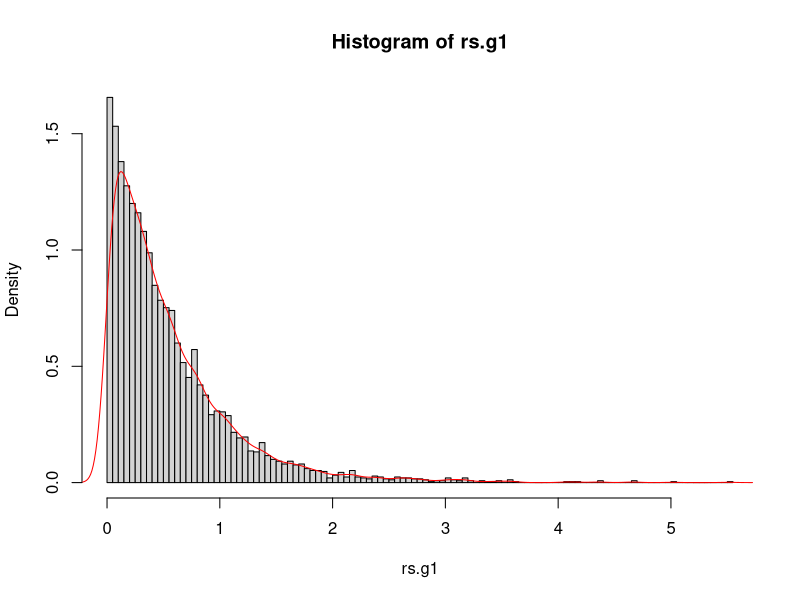
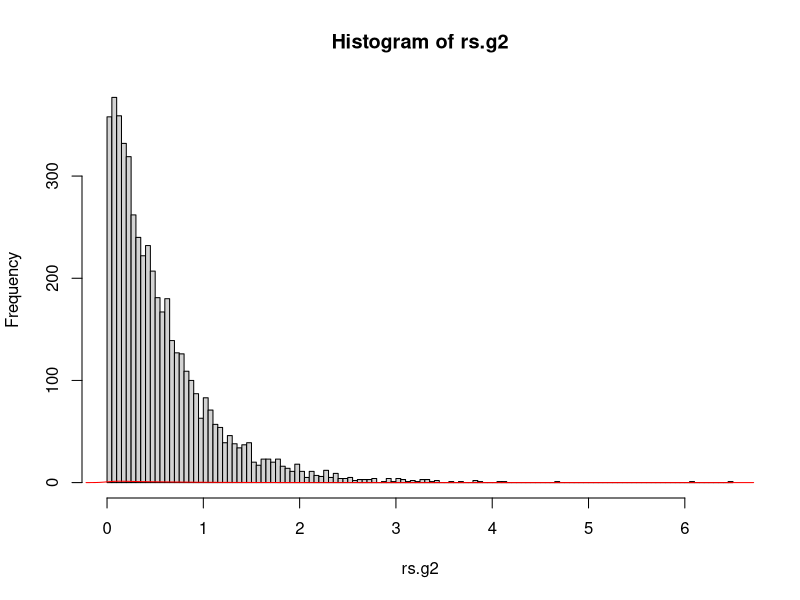

Generate these figures, in order, with R:
rs <- function(g){
  if (g=="g1"){
    repeat{
      x <- rexp(1,1)
      u <- runif(1,0,1)
      r <- 1/(1+x^2)
      if (u <= r){
        res <- x
        break
      }
  }
  }
  if (g=="g2"){
    repeat{
      x <- abs(rcauchy(1,0,1))
      u <- runif(1,0,1)
      r <- exp(-x)
      if (u <= r){
        res <- x
        break
      }
    }
  }
  res
}

library(plyr)
n <- 5000
pm1 <- proc.time()
rs.g1 <- laply(1:n, function(i)rs("g1"))
proc.time()-pm1

hist(rs.g1, nclass = 100, prob = T)
lines(density(rs.g1), col = "red")
pm2 <- proc.time()
rs.g2 <- laply(1:n, function(i)rs("g2"))
proc.time()-pm2
hist(rs.g2, nclass = 100)
lines(density(rs.g2), col = "red")
